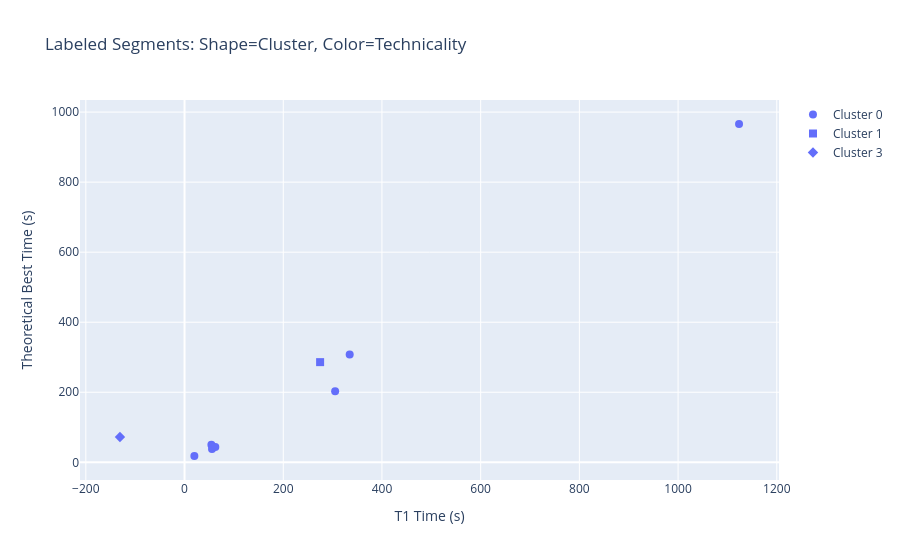

Notebook source saved alongside this figure:
### Code cell
import plotly.graph_objects as go
import plotly.express as px
import numpy as np
import pandas as pd

# 1. Filter and Prepare Data
labeled_ids = segments_manually_labeled['segment_id'].values
Test_df_labeled = Test_df[Test_df['segment_id'].isin(labeled_ids)].copy()

# Map 'technicality' from segments_manually_labeled to Test_df_labeled
tech_map = segments_manually_labeled.set_index('segment_id')['technicality']
Test_df_labeled['technicality'] = Test_df_labeled['segment_id'].map(tech_map)

# 2. Setup Colors (for Technicality) and Shapes (for Clusters)
unique_techs = sorted(Test_df_labeled['technicality'].dropna().unique())
colors = px.colors.qualitative.Plotly
# Create a dictionary to map each technicality level to a specific color
color_map = {tech: colors[i % len(colors)] for i, tech in enumerate(unique_techs)}

# List of symbols for clusters
symbols = ['circle', 'square', 'diamond', 'cross', 'x', 'triangle-up', 'star', 'hexagon']

# 3. Plotting
fig = go.Figure()

# Iterate over Clusters to define the Shape
# (The user requested: shape is cluster_data = Test_df[Test_df['cluster'] == i])
for i, cluster_id in enumerate(sorted(Test_df_labeled['cluster'].unique())):
    cluster_data = Test_df_labeled[Test_df_labeled['cluster'] == cluster_id]
    
    # Map technicality values in this cluster to colors
    marker_colors = [color_map[t] for t in cluster_data['technicality']]
    
    fig.add_trace(go.Scatter(
        x=cluster_data['T1_time'],
        y=cluster_data['theoretical_best_time'],
        mode='markers',
        name=f'Cluster {cluster_id}',
        marker=dict(
            symbol=symbols[i % len(symbols)], # Shape based on Cluster
            color=marker_colors,              # Color based on Technicality
            size=8
        ),
        hovertemplate=
            "<b>Segment ID:</b> %{customdata[0]}<br>" +
            "<b>Cluster:</b> " + str(cluster_id) + "<br>" +
            "<b>Technicality:</b> %{customdata[2]}<br>" + # Added Tech to hover
            "<b>T1 Time:</b> %{x:.0f}s<br>" +
            "<b>Theoretical Best Time:</b> %{y:.0f}s<br>" +
            "<b>TH/T1 Ratio:</b> %{customdata[1]:.2f}<extra></extra>",
        customdata=np.stack((
            cluster_data['segment_id'], 
            cluster_data['TH_time_T1_time_ratio'],
            cluster_data['technicality']
        ), axis=-1)
    ))

# Add a dummy trace or annotation to explain the Color Legend (Technicality) if needed,
# as the main legend will now show Clusters (Shapes). 
# For clarity, we update the title.

fig.update_layout(
    title="Labeled Segments: Shape=Cluster, Color=Technicality",
    xaxis_title="T1 Time (s)",
    yaxis_title="Theoretical Best Time (s)",
    hovermode='closest'
)

fig.show()

### Figure 1 — Plotly figure (JSON) as saved in the notebook; plotly's stock layout.template omitted (floating-point values rounded to 4 significant figures)
{"data": [{"customdata": [[26050000.0, 0.919, 1.0], [18040000.0, 0.6653, 1.0], [14060000.0, 0.9054, 1.0], [3896000.0, 0.6823, 1.0], [8151000.0, 0.9204, 1.0], [12390000.0, 0.7049, 1.0], [10730000.0, 0.8598, 1.0]], "hovertemplate": "<b>Segment ID:</b> %{customdata[0]}<br><b>Cluster:</b> 0<br><b>Technicality:</b> %{customdata[2]}<br><b>T1 Time:</b> %{x:.0f}s<br><b>Theoretical Best Time:</b> %{y:.0f}s<br><b>TH/T1 Ratio:</b> %{customdata[1]:.2f}<extra></extra>", "marker": {"color": ["#636EFA", "#636EFA", "#636EFA", "#636EFA", "#636EFA", "#636EFA", "#636EFA"], "size": 8, "symbol": "circle"}, "mode": "markers", "name": "Cluster 0", "type": "scatter", "x": [54.42, 305.1, 19.88, 55.69, 334.6, 62.42, 1124.0], "y": [50.01, 203.0, 18.0, 38.0, 308.0, 44.0, 966.0]}, {"customdata": [[15440000.0, 1.041, 1.0]], "hovertemplate": "<b>Segment ID:</b> %{customdata[0]}<br><b>Cluster:</b> 1<br><b>Technicality:</b> %{customdata[2]}<br><b>T1 Time:</b> %{x:.0f}s<br><b>Theoretical Best Time:</b> %{y:.0f}s<br><b>TH/T1 Ratio:</b> %{customdata[1]:.2f}<extra></extra>", "marker": {"color": ["#636EFA"], "size": 8, "symbol": "square"}, "mode": "markers", "name": "Cluster 1", "type": "scatter", "x": [274.7], "y": [286.0]}, {"customdata": [[21030000.0, -0.5514, 1.0]], "hovertemplate": "<b>Segment ID:</b> %{customdata[0]}<br><b>Cluster:</b> 3<br><b>Technicality:</b> %{customdata[2]}<br><b>T1 Time:</b> %{x:.0f}s<br><b>Theoretical Best Time:</b> %{y:.0f}s<br><b>TH/T1 Ratio:</b> %{customdata[1]:.2f}<extra></extra>", "marker": {"color": ["#636EFA"], "size": 8, "symbol": "diamond"}, "mode": "markers", "name": "Cluster 3", "type": "scatter", "x": [-130.9], "y": [72.17]}], "layout": {"hovermode": "closest", "title": {"text": "Labeled Segments: Shape=Cluster, Color=Technicality"}, "xaxis": {"title": {"text": "T1 Time (s)"}}, "yaxis": {"title": {"text": "Theoretical Best Time (s)"}}}}
